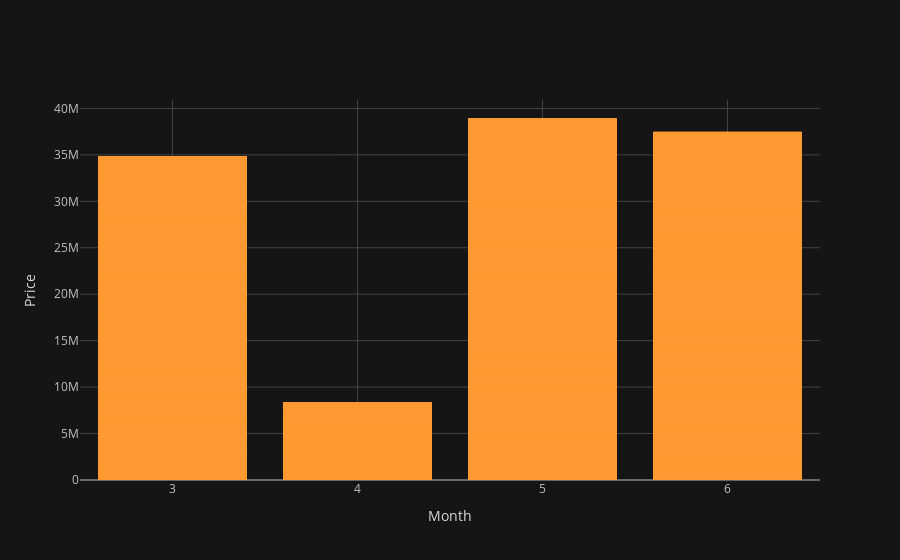

Source (notebook cell):
### Code cell
cf.set_config_file(theme='solar')
df.iplot(x = 'Month' , y ='Price', xTitle = "Month" , yTitle = 'Price',kind='bar')

### Figure 1 — Plotly figure (JSON) as saved in the notebook; plotly's stock layout.template omitted (floating-point values rounded to 4 significant figures; data arrays with more than 128 entries replaced by an {"elided": "..."} marker saying what was removed)
{"data": [{"marker": {"color": "rgba(255, 153, 51, 0.6)", "line": {"color": "rgba(255, 153, 51, 1.0)", "width": 1}}, "name": "Price", "orientation": "v", "text": "", "type": "bar", "x": {"elided": "13351 int values"}, "y": {"elided": "13351 int values"}}], "layout": {"legend": {"bgcolor": "#151516", "font": {"color": "#D9D9D9"}}, "paper_bgcolor": "#151516", "plot_bgcolor": "#151516", "title": {"font": {"color": "#D9D9D9"}}, "xaxis": {"gridcolor": "#434343", "showgrid": true, "tickfont": {"color": "#C2C2C2"}, "title": {"font": {"color": "#D9D9D9"}, "text": "Month"}, "zerolinecolor": "#666570"}, "yaxis": {"gridcolor": "#434343", "showgrid": true, "tickfont": {"color": "#C2C2C2"}, "title": {"font": {"color": "#D9D9D9"}, "text": "Price"}, "zerolinecolor": "#666570"}}}
